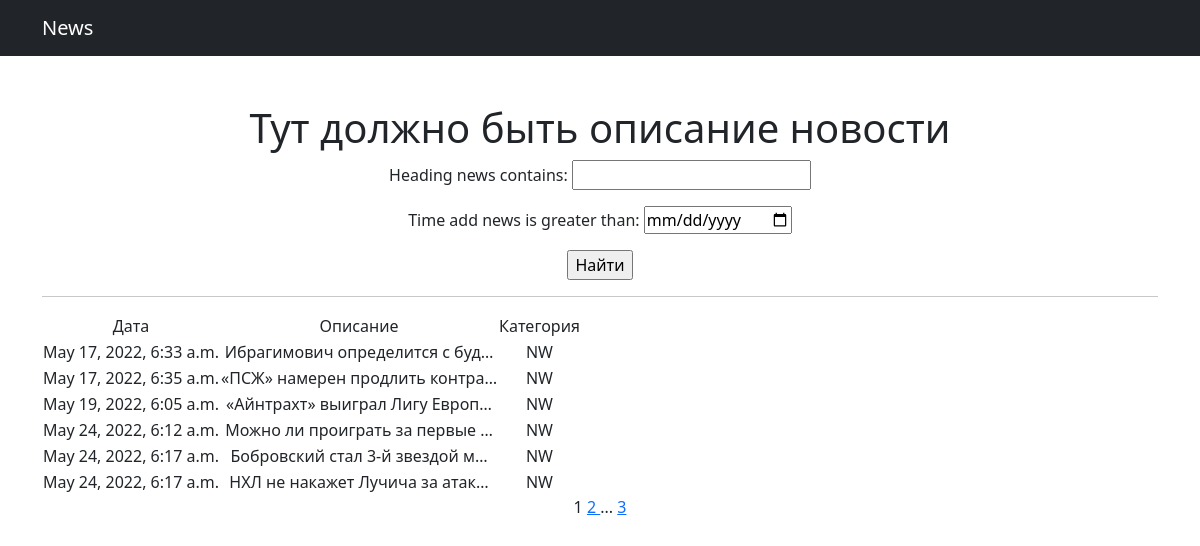
Page /news/ on the committed database.
### news/models.py (models this page shows, shortened)
class Post(models.Model):
    NEWS = 'NW'
    ARTICLE = 'AR'
    CATEGORY_CHOICES = (
        (NEWS, 'Новость'),
        (ARTICLE, 'Статья'),
    )
    category_news = models.CharField(max_length=2, choices=CATEGORY_CHOICES, default=ARTICLE)
    time_add_news = models.DateTimeField(auto_now_add=True)
    heading_news = models.CharField(max_length=256)
    text_news = models.TextField()
    rang_news = models.IntegerField(default=0)
    author = models.ForeignKey(Author, on_delete=models.CASCADE)
    category = models.ManyToManyField(Category, through="PostCategory")

### news/views.py (the view)
# urls.py: path('news/', PostList.as_view(), name='post_list'),
class PostList(ListView):
    model = Post
    ordering = 'id'
    template_name = 'news.html'
    context_object_name = 'news'
    paginate_by = 10
    def get_queryset(self):
        queryset = super().get_queryset()
        self.filterset = PostFilter(self.request.GET, queryset)
        return self.filterset.qs
    def get_context_data(self, **kwargs):
        context = super().get_context_data(**kwargs)
        context['filterset'] = self.filterset
        return context

### news/templatetags/custom_tags.py (called while the page is built)
@register.simple_tag(takes_context=True)
def url_replace(context, **kwargs):
    d = context['request'].GET.copy()
    for k, v in kwargs.items():
        d[k] = v
    return d.urlencode()

### news/templates/news.html (shortened to what this page needs)
{% extends 'flatpages/default.html' %}
{% load custom_filters %}
{% load custom_tags %}
{% block content %}
<h1>Тут должно быть описание новости</h1>
<form action="" method="get">
    {{ filterset.form.as_p }}
    <input type="submit" value="Найти"/>
</form>
<hr>
{% if news %}
    <table>
        <tr>
            <td>Дата</td>
            <td>Описание</td>
            <td>Категория</td>
        </tr>
        {% for news in news %}
            {% if news.category_news == 'NW' %}
                <tr>
                    <td>{{ news.time_add_news }}</td>
                    <td>{{ news.heading_news | truncatechars:30 }}</td>
                    <td>{{ news.category_news }}</td>
                </tr>
            {% endif %}
        {% endfor %}
    </table>
{% else %}
    <h2>Товаров нет!</h2>
{% endif %}
{{ page_obj.number }}
{% if page_obj.has_next %}
    <a href="?{% url_replace page=page_obj.next_page_number %}"> {{ page_obj.next_page_number }} </a>
    {% if paginator.num_pages != page_obj.next_page_number %}
        ...
        <a href="?{% url_replace page=page_obj.paginator.num_pages %}"> {{ page_obj.paginator.num_pages }} </a>
    {% endif %}
{% endif %}
{% endblock content %}

### rows in the picture
Post: time_add_news "May 17, 2022, 6:33 a.m.", heading_news "Ибрагимович определится с буд…", category_news "NW"
Post: time_add_news "May 17, 2022, 6:35 a.m.", heading_news "«ПСЖ» намерен продлить контра…", category_news "NW"
Post: time_add_news "May 19, 2022, 6:05 a.m.", heading_news "«Айнтрахт» выиграл Лигу Европ…", category_news "NW"
Post: time_add_news "May 24, 2022, 6:12 a.m.", heading_news "Можно ли проиграть за первые …", category_news "NW"
Post: time_add_news "May 24, 2022, 6:17 a.m.", heading_news "Бобровский стал 3-й звездой м…", category_news "NW"
Post: time_add_news "May 24, 2022, 6:17 a.m.", heading_news "НХЛ не накажет Лучича за атак…", category_news "NW"

### other values in the picture
{{ page_obj.number }} "1"
{{ page_obj.next_page_number }} "2"
{{ page_obj.paginator.num_pages }} "3"
